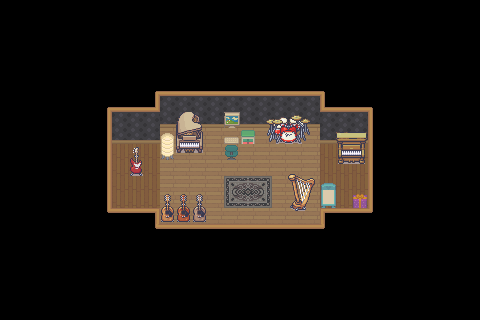

Below is a game level as drawn by its tile map, then a one-line description and the .tmx file that defines it, in full:
An orthogonal 30x20 tile map with 16x16 px tiles, 2 tile layers (Tile Layer 1, Tile Layer 2).

<map version="1.10" tiledversion="1.11.2" orientation="orthogonal" renderorder="right-down" width="30" height="20" tilewidth="16" tileheight="16" infinite="0" nextlayerid="3" nextobjectid="1">
 <editorsettings>
  <export target="level3.csv" format="csv" />
 </editorsettings>
 <tileset firstgid="1" source="global.tsx" />
 <layer id="1" name="Tile Layer 1" width="30" height="20">
  <data encoding="csv">
0,0,0,0,0,0,0,0,0,0,0,0,0,0,0,0,0,0,0,0,0,0,0,0,0,0,0,0,0,0,
0,0,0,0,0,0,0,0,0,0,0,0,0,0,0,0,0,0,0,0,0,0,0,0,0,0,0,0,0,0,
0,0,0,0,0,0,0,0,0,0,0,0,0,0,0,0,0,0,0,0,0,0,0,0,0,0,0,0,0,0,
0,0,0,0,0,0,0,0,0,0,0,0,0,0,0,0,0,0,0,0,0,0,0,0,0,0,0,0,0,0,
0,0,0,0,0,0,0,0,0,0,0,0,0,0,0,0,0,0,0,0,0,0,0,0,0,0,0,0,0,0,
0,0,0,0,0,0,0,0,0,15123,15124,15124,15124,15124,15124,15124,15124,15124,15124,15124,15125,0,0,0,0,0,0,0,0,0,
0,0,0,0,0,0,15123,15124,15124,15662,11368,11368,11368,11368,11368,11368,11368,11368,11368,11368,15661,15124,15124,15125,0,0,0,0,0,0,
0,0,0,0,0,0,15393,11368,11368,11368,11638,11638,11638,11638,11638,11638,11638,11638,11638,11638,11368,11368,11368,15395,0,0,0,0,0,0,
0,0,0,0,0,0,15393,11638,11638,11638,18915,18915,18915,18915,18915,18915,18915,18915,18915,18915,11638,11638,11638,15395,0,0,0,0,0,0,
0,0,0,0,0,0,15393,18918,18918,18918,18915,18915,18915,18915,18915,18915,18915,18915,18915,18915,18918,18918,18918,15395,0,0,0,0,0,0,
0,0,0,0,0,0,15393,18918,18918,18918,18915,18915,18915,18915,18915,18915,18915,18915,18915,18915,18918,18918,18918,15395,0,0,0,0,0,0,
0,0,0,0,0,15144,15393,18918,18918,18918,18915,18915,18915,18915,18915,18915,18915,18915,18915,18915,18918,18918,18918,15395,0,0,0,0,0,0,
0,0,0,0,0,0,15393,18918,18918,18918,18915,18915,18915,18915,18915,18915,18915,18915,18915,18915,18918,18918,18918,15395,0,0,0,0,0,0,
0,0,0,0,0,0,15663,15664,15664,15392,18915,18915,18915,18915,18915,18915,18915,18915,18915,18915,15391,15664,15664,15665,0,0,0,0,0,0,
0,0,0,0,0,0,0,0,0,15663,15664,15664,15664,15664,15664,15664,15664,15664,15664,15664,15665,0,0,0,0,0,0,0,0,0,
0,0,0,0,0,0,0,0,0,0,0,0,0,0,0,0,0,0,0,0,0,0,0,0,0,0,0,0,0,0,
0,0,0,0,0,0,0,0,0,0,0,0,0,0,0,0,0,0,0,0,0,0,0,0,0,0,0,0,0,0,
0,0,0,0,0,0,0,0,0,0,0,0,0,0,0,0,0,0,0,0,0,0,0,0,0,0,0,0,0,0,
0,0,0,0,0,0,0,0,0,0,0,0,0,0,0,0,0,0,0,0,0,0,0,0,0,0,0,0,0,0,
0,0,0,0,0,0,0,0,0,0,0,0,0,0,0,0,0,0,0,0,0,0,0,0,0,0,0,0,0,0
</data>
 </layer>
 <layer id="2" name="Tile Layer 2" width="30" height="20">
  <data encoding="csv">
0,0,0,0,0,0,0,0,0,0,0,0,0,0,0,0,0,0,0,0,0,0,0,0,0,0,0,0,0,0,
0,0,0,0,0,0,0,0,0,0,0,0,0,0,0,0,0,0,0,0,0,0,0,0,0,0,0,0,0,0,
0,0,0,0,0,0,0,0,0,0,0,0,0,0,0,0,0,0,0,0,0,0,0,0,0,0,0,0,0,0,
0,0,0,0,0,0,0,0,0,0,0,0,0,0,0,0,0,0,0,0,0,0,0,0,0,0,0,0,0,0,
0,0,0,0,0,0,0,0,0,0,0,0,0,0,0,0,0,0,0,0,0,0,0,0,0,0,0,0,0,0,
0,0,0,0,0,0,0,0,0,0,0,0,0,0,0,0,0,0,0,0,0,0,0,0,0,0,0,0,0,0,
0,0,0,0,0,0,0,0,0,0,0,0,0,0,0,0,0,0,0,0,0,0,0,0,0,0,0,0,0,0,
0,0,0,0,0,0,0,0,0,0,27449,27450,27451,0,26023,0,26098,26099,26100,26101,0,0,0,0,0,0,0,0,0,0,
0,0,0,0,0,0,0,0,0,0,27361,27720,27721,0,26833,23061,26368,26369,26370,26371,0,27983,27984,0,0,0,0,0,0,0,
0,0,0,0,0,0,0,0,26358,0,27631,27990,27991,0,24669,0,0,0,0,0,0,28253,28254,0,0,0,0,0,0,0,
0,0,0,0,0,0,0,0,26628,0,0,0,0,0,0,0,0,0,28530,28531,0,28523,28524,0,0,0,0,0,0,0,
0,0,0,0,0,0,0,0,0,0,0,0,0,0,21623,21624,21625,0,28800,28801,22259,0,0,0,0,0,0,0,0,0,
0,0,0,0,0,0,0,0,0,0,30144,30145,30146,0,21893,21894,21895,0,29070,29071,22529,0,26275,0,0,0,0,0,0,0,
0,0,0,0,0,0,0,0,0,0,30414,30415,30416,0,0,0,0,0,29340,29341,0,0,0,0,0,0,0,0,0,0,
0,0,0,0,0,0,0,0,0,0,0,0,0,0,0,0,0,0,0,0,0,0,0,0,0,0,0,0,0,0,
0,0,0,0,0,0,0,0,0,0,0,0,0,0,0,0,0,0,0,0,0,0,0,0,0,0,0,0,0,0,
0,0,0,0,0,0,0,0,0,0,0,0,0,0,0,0,0,0,0,0,0,0,0,0,0,0,0,0,0,0,
0,0,0,0,0,0,0,0,0,0,0,0,0,0,0,0,0,0,0,0,0,0,0,0,0,0,0,0,0,0,
0,0,0,0,0,0,0,0,0,0,0,0,0,0,0,0,0,0,0,0,0,0,0,0,0,0,0,0,0,0,
0,0,0,0,0,0,0,0,0,0,0,0,0,0,0,0,0,0,0,0,0,0,0,0,0,0,0,0,0,0
</data>
 </layer>
</map>